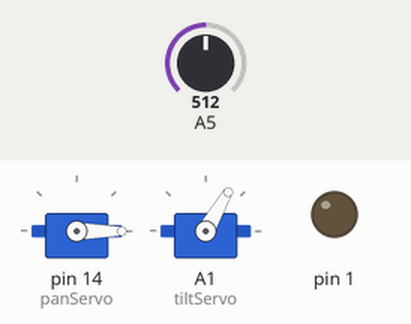
This sketch was run on a simulated Arduino Uno, built with avr-gcc and run on an emulated ATmega328P. On the bench: 2 × servo, output pins drawn as LEDs (lit = HIGH). Inputs (shaded band) come from the test bench; at power-on: A5 = 512.

Above: at 0.05 s.
At 4.27 s:
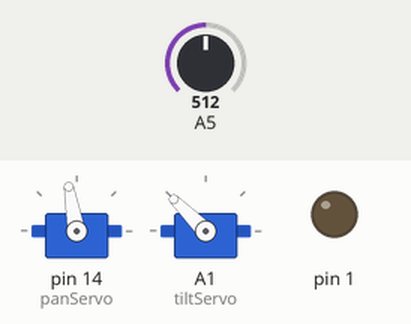
4.3 s: A5 set to 716
At 4.47 s:
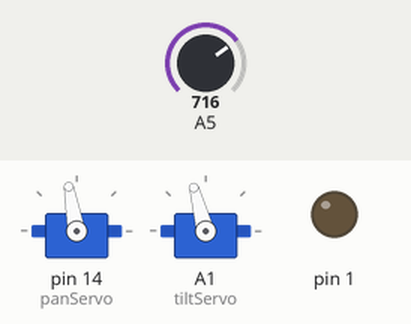
Timing chart, 0 to 13.3 s (numbered marks = the images above; inputs shaded):
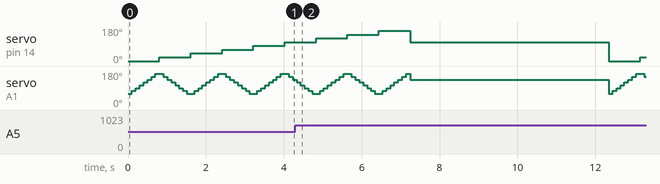

The sketch:

servotest.ino
```cpp
#include <Servo.h>

const int PAN = A1;
const int TILT = A2;
const int LDR = A5;

const int TILT_MIN = 60;
const int TILT_MAX = 180;
const int TILT_STEPS = 8;
const int PAN_MIN = 0;
const int PAN_MAX = 180;
const int PAN_STEPS = 9;

Servo panServo, tiltServo;

bool isSearching;
int index, highestReading, highestReadingIndex;

void setup() {
  pinMode(1, OUTPUT);
  panServo.attach(14); // Analog pin 0.
	tiltServo.attach(15); // Analog pin 1.

	isSearching = true;
	index = 0;
	highestReading = 0;
	highestReadingIndex = -1;

	tiltServo.write(90);
	panServo.write(0);
}

void loop() {
	if (isSearching) {
		goToPosition(index);

		int reading = analogRead(A5);
		if (reading > highestReading) {
			highestReading = reading;
			highestReadingIndex = index;
		}

		index++;
		if (index >= PAN_STEPS * TILT_STEPS) {
			isSearching = false;

			goToPosition(highestReadingIndex);
			delay(5000);
			index = 0;
			highestReading = 0;
			highestReadingIndex = -1;
			isSearching = true;
		}
	}
}

void goToPosition(int i) {
	// Boustrophedonic search pattern.
	int pan = floor(i / TILT_STEPS);
	int tilt = i % TILT_STEPS;
	if (pan % 2 == 1) {
		tilt = TILT_STEPS - tilt - 1;
	}

	panServo.write(constrain(map(pan, 0, PAN_STEPS, PAN_MIN, PAN_MAX), PAN_MIN, PAN_MAX));
	tiltServo.write(constrain(map(tilt, 0, TILT_STEPS, TILT_MIN, TILT_MAX), TILT_MIN, TILT_MAX));
	delay(100);
}
```
